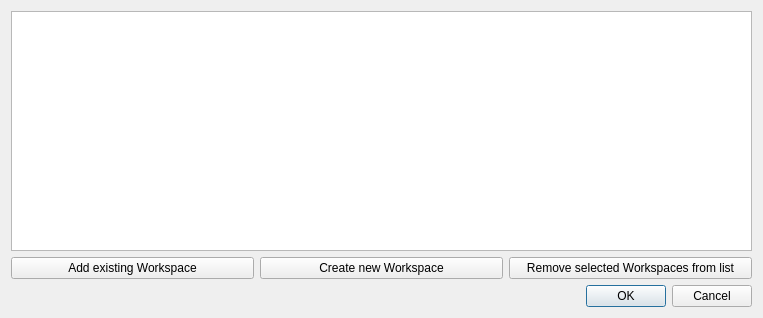
<?xml version="1.0" encoding="UTF-8"?>
<ui version="4.0">
 <class>WorkspaceChooserDialog</class>
 <widget class="QDialog" name="WorkspaceChooserDialog">
  <property name="geometry">
   <rect>
    <x>0</x>
    <y>0</y>
    <width>763</width>
    <height>318</height>
   </rect>
  </property>
  <property name="windowTitle">
   <string>Please choose a workspace</string>
  </property>
  <layout class="QVBoxLayout" name="verticalLayout">
   <item>
    <widget class="QListWidget" name="workspacesListWidget">
     <property name="dragEnabled">
      <bool>true</bool>
     </property>
     <property name="dragDropMode">
      <enum>QAbstractItemView::InternalMove</enum>
     </property>
     <property name="selectionMode">
      <enum>QAbstractItemView::ExtendedSelection</enum>
     </property>
    </widget>
   </item>
   <item>
    <layout class="QHBoxLayout" name="horizontalLayout">
     <item>
      <widget class="QPushButton" name="addExistingWorkspaceButton">
       <property name="text">
        <string>Add existing Workspace</string>
       </property>
      </widget>
     </item>
     <item>
      <widget class="QPushButton" name="createNewWorkspaceButton">
       <property name="text">
        <string>Create new Workspace</string>
       </property>
      </widget>
     </item>
     <item>
      <widget class="QPushButton" name="removeWorkspaceButton">
       <property name="text">
        <string>Remove selected Workspaces from list</string>
       </property>
      </widget>
     </item>
    </layout>
   </item>
   <item>
    <widget class="QDialogButtonBox" name="buttonBox">
     <property name="orientation">
      <enum>Qt::Horizontal</enum>
     </property>
     <property name="standardButtons">
      <set>QDialogButtonBox::Cancel|QDialogButtonBox::Ok</set>
     </property>
    </widget>
   </item>
  </layout>
 </widget>
 <resources/>
 <connections>
  <connection>
   <sender>buttonBox</sender>
   <signal>accepted()</signal>
   <receiver>WorkspaceChooserDialog</receiver>
   <slot>accept()</slot>
   <hints>
    <hint type="sourcelabel">
     <x>257</x>
     <y>308</y>
    </hint>
    <hint type="destinationlabel">
     <x>157</x>
     <y>274</y>
    </hint>
   </hints>
  </connection>
  <connection>
   <sender>buttonBox</sender>
   <signal>rejected()</signal>
   <receiver>WorkspaceChooserDialog</receiver>
   <slot>reject()</slot>
   <hints>
    <hint type="sourcelabel">
     <x>325</x>
     <y>308</y>
    </hint>
    <hint type="destinationlabel">
     <x>286</x>
     <y>274</y>
    </hint>
   </hints>
  </connection>
  <connection>
   <sender>workspacesListWidget</sender>
   <signal>doubleClicked(QModelIndex)</signal>
   <receiver>WorkspaceChooserDialog</receiver>
   <slot>accept()</slot>
   <hints>
    <hint type="sourcelabel">
     <x>220</x>
     <y>117</y>
    </hint>
    <hint type="destinationlabel">
     <x>61</x>
     <y>279</y>
    </hint>
   </hints>
  </connection>
 </connections>
</ui>
